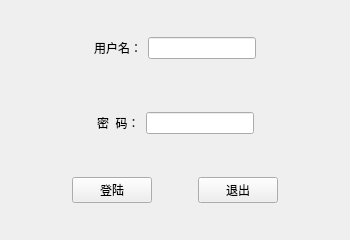
<?xml version="1.0" encoding="UTF-8"?>
<ui version="4.0">
 <class>MainWindow</class>
 <widget class="QMainWindow" name="MainWindow">
  <property name="geometry">
   <rect>
    <x>0</x>
    <y>0</y>
    <width>350</width>
    <height>240</height>
   </rect>
  </property>
  <property name="sizePolicy">
   <sizepolicy hsizetype="Preferred" vsizetype="Preferred">
    <horstretch>0</horstretch>
    <verstretch>0</verstretch>
   </sizepolicy>
  </property>
  <property name="windowTitle">
   <string>飞秋</string>
  </property>
  <widget class="QWidget" name="centralWidget">
   <layout class="QVBoxLayout" name="verticalLayout">
    <item>
     <widget class="QWidget" name="username" native="true">
      <property name="sizePolicy">
       <sizepolicy hsizetype="Preferred" vsizetype="Fixed">
        <horstretch>0</horstretch>
        <verstretch>0</verstretch>
       </sizepolicy>
      </property>
      <layout class="QHBoxLayout" name="horizontalLayout">
       <item>
        <spacer name="horizontalSpacer_4">
         <property name="orientation">
          <enum>Qt::Horizontal</enum>
         </property>
         <property name="sizeHint" stdset="0">
          <size>
           <width>40</width>
           <height>20</height>
          </size>
         </property>
        </spacer>
       </item>
       <item>
        <widget class="QLabel" name="label">
         <property name="text">
          <string>用户名：</string>
         </property>
        </widget>
       </item>
       <item>
        <widget class="QLineEdit" name="lineEdit"/>
       </item>
       <item>
        <spacer name="horizontalSpacer_6">
         <property name="orientation">
          <enum>Qt::Horizontal</enum>
         </property>
         <property name="sizeHint" stdset="0">
          <size>
           <width>40</width>
           <height>20</height>
          </size>
         </property>
        </spacer>
       </item>
      </layout>
     </widget>
    </item>
    <item>
     <spacer name="verticalSpacer">
      <property name="orientation">
       <enum>Qt::Vertical</enum>
      </property>
      <property name="sizeType">
       <enum>QSizePolicy::Fixed</enum>
      </property>
      <property name="sizeHint" stdset="0">
       <size>
        <width>20</width>
        <height>10</height>
       </size>
      </property>
     </spacer>
    </item>
    <item>
     <widget class="QWidget" name="widget" native="true">
      <property name="sizePolicy">
       <sizepolicy hsizetype="Preferred" vsizetype="Fixed">
        <horstretch>0</horstretch>
        <verstretch>0</verstretch>
       </sizepolicy>
      </property>
      <layout class="QHBoxLayout" name="horizontalLayout_2">
       <item>
        <spacer name="horizontalSpacer_5">
         <property name="orientation">
          <enum>Qt::Horizontal</enum>
         </property>
         <property name="sizeHint" stdset="0">
          <size>
           <width>40</width>
           <height>20</height>
          </size>
         </property>
        </spacer>
       </item>
       <item>
        <widget class="QLabel" name="label_2">
         <property name="text">
          <string>密  码：</string>
         </property>
        </widget>
       </item>
       <item>
        <widget class="QLineEdit" name="lineEdit_2">
         <property name="echoMode">
          <enum>QLineEdit::Password</enum>
         </property>
        </widget>
       </item>
       <item>
        <spacer name="horizontalSpacer_7">
         <property name="orientation">
          <enum>Qt::Horizontal</enum>
         </property>
         <property name="sizeHint" stdset="0">
          <size>
           <width>40</width>
           <height>20</height>
          </size>
         </property>
        </spacer>
       </item>
      </layout>
     </widget>
    </item>
    <item>
     <widget class="QWidget" name="widget_2" native="true">
      <property name="sizePolicy">
       <sizepolicy hsizetype="Preferred" vsizetype="Fixed">
        <horstretch>0</horstretch>
        <verstretch>0</verstretch>
       </sizepolicy>
      </property>
      <layout class="QHBoxLayout" name="horizontalLayout_3">
       <item>
        <spacer name="horizontalSpacer">
         <property name="orientation">
          <enum>Qt::Horizontal</enum>
         </property>
         <property name="sizeHint" stdset="0">
          <size>
           <width>40</width>
           <height>17</height>
          </size>
         </property>
        </spacer>
       </item>
       <item>
        <widget class="QPushButton" name="pushButton">
         <property name="text">
          <string>登陆</string>
         </property>
        </widget>
       </item>
       <item>
        <spacer name="horizontalSpacer_3">
         <property name="orientation">
          <enum>Qt::Horizontal</enum>
         </property>
         <property name="sizeType">
          <enum>QSizePolicy::Fixed</enum>
         </property>
         <property name="sizeHint" stdset="0">
          <size>
           <width>40</width>
           <height>20</height>
          </size>
         </property>
        </spacer>
       </item>
       <item>
        <widget class="QPushButton" name="pushButton_2">
         <property name="text">
          <string>退出</string>
         </property>
        </widget>
       </item>
       <item>
        <spacer name="horizontalSpacer_2">
         <property name="orientation">
          <enum>Qt::Horizontal</enum>
         </property>
         <property name="sizeHint" stdset="0">
          <size>
           <width>40</width>
           <height>20</height>
          </size>
         </property>
        </spacer>
       </item>
      </layout>
     </widget>
    </item>
   </layout>
  </widget>
 </widget>
 <layoutdefault spacing="6" margin="11"/>
 <resources/>
 <connections/>
</ui>
